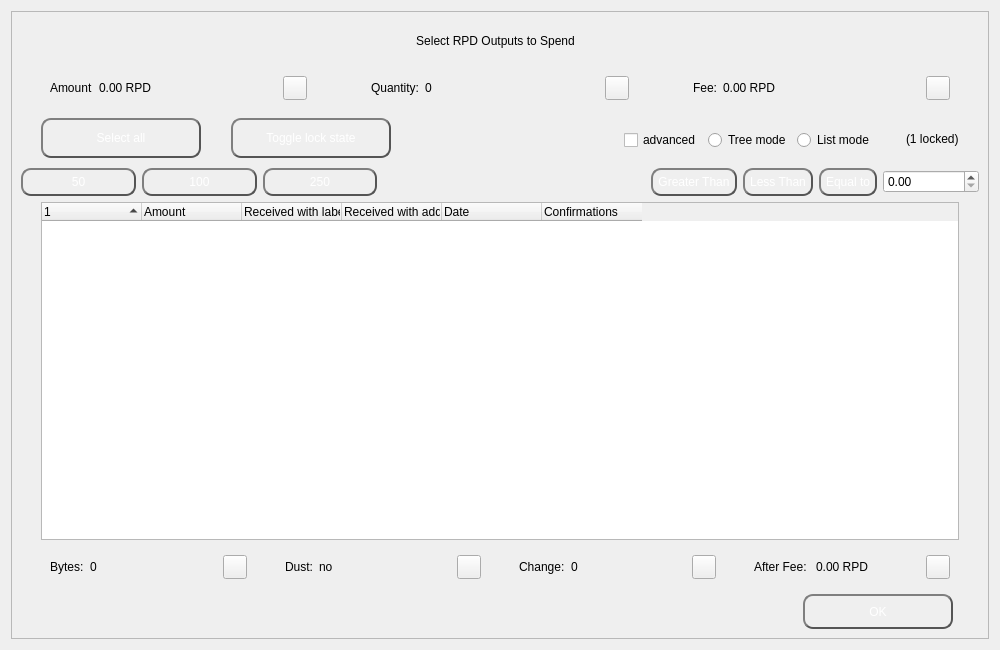
<?xml version="1.0" encoding="UTF-8"?>
<ui version="4.0">
 <class>CoinControlDialog</class>
 <widget class="QDialog" name="CoinControlDialog">
  <property name="geometry">
   <rect>
    <x>0</x>
    <y>0</y>
    <width>1000</width>
    <height>650</height>
   </rect>
  </property>
  <property name="minimumSize">
   <size>
    <width>950</width>
    <height>650</height>
   </size>
  </property>
  <property name="windowTitle">
   <string>Coin Selection</string>
  </property>
  <property name="styleSheet">
   <string notr="true"/>
  </property>
  <layout class="QGridLayout" name="gridLayout_2">
   <item row="0" column="0">
    <widget class="QFrame" name="frameContainer">
     <property name="toolTipDuration">
      <number>0</number>
     </property>
     <property name="frameShape">
      <enum>QFrame::StyledPanel</enum>
     </property>
     <property name="frameShadow">
      <enum>QFrame::Raised</enum>
     </property>
     <layout class="QGridLayout" name="gridLayout">
      <item row="1" column="0">
       <layout class="QHBoxLayout" name="horizontalLayout_8">
        <property name="leftMargin">
         <number>20</number>
        </property>
        <property name="rightMargin">
         <number>20</number>
        </property>
        <item>
         <widget class="QWidget" name="layoutAmount" native="true">
          <layout class="QHBoxLayout" name="horizontalLayout_9" stretch="0,1,0">
           <item>
            <widget class="QLabel" name="labelCoinControlAmountText">
             <property name="text">
              <string>Amount</string>
             </property>
            </widget>
           </item>
           <item>
            <widget class="QLabel" name="labelCoinControlAmount">
             <property name="text">
              <string>0.00 RPD</string>
             </property>
            </widget>
           </item>
           <item alignment="Qt::AlignHCenter|Qt::AlignVCenter">
            <widget class="QPushButton" name="pushButtonAmount">
             <property name="minimumSize">
              <size>
               <width>0</width>
               <height>24</height>
              </size>
             </property>
             <property name="maximumSize">
              <size>
               <width>24</width>
               <height>26</height>
              </size>
             </property>
             <property name="focusPolicy">
              <enum>Qt::NoFocus</enum>
             </property>
             <property name="styleSheet">
              <string notr="true">
															padding-bottom:2px;
															padding-right:4px;
														</string>
             </property>
             <property name="text">
              <string/>
             </property>
            </widget>
           </item>
          </layout>
         </widget>
        </item>
        <item>
         <spacer name="horizontalSpacer_2">
          <property name="orientation">
           <enum>Qt::Horizontal</enum>
          </property>
          <property name="sizeType">
           <enum>QSizePolicy::Fixed</enum>
          </property>
          <property name="sizeHint" stdset="0">
           <size>
            <width>40</width>
            <height>20</height>
           </size>
          </property>
         </spacer>
        </item>
        <item>
         <widget class="QWidget" name="layoutQuantity" native="true">
          <layout class="QHBoxLayout" name="horizontalLayout_10" stretch="0,1,0">
           <item>
            <widget class="QLabel" name="labelCoinControlQuantityText">
             <property name="text">
              <string>Quantity:</string>
             </property>
            </widget>
           </item>
           <item>
            <widget class="QLabel" name="labelCoinControlQuantity">
             <property name="text">
              <string>0</string>
             </property>
            </widget>
           </item>
           <item alignment="Qt::AlignHCenter|Qt::AlignVCenter">
            <widget class="QPushButton" name="pushButtonQuantity">
             <property name="minimumSize">
              <size>
               <width>0</width>
               <height>24</height>
              </size>
             </property>
             <property name="maximumSize">
              <size>
               <width>24</width>
               <height>26</height>
              </size>
             </property>
             <property name="focusPolicy">
              <enum>Qt::NoFocus</enum>
             </property>
             <property name="styleSheet">
              <string notr="true">
															padding-bottom:2px;
															padding-right:4px;
														</string>
             </property>
             <property name="text">
              <string/>
             </property>
            </widget>
           </item>
          </layout>
         </widget>
        </item>
        <item>
         <spacer name="horizontalSpacer_22">
          <property name="orientation">
           <enum>Qt::Horizontal</enum>
          </property>
          <property name="sizeType">
           <enum>QSizePolicy::Fixed</enum>
          </property>
          <property name="sizeHint" stdset="0">
           <size>
            <width>40</width>
            <height>20</height>
           </size>
          </property>
         </spacer>
        </item>
        <item>
         <widget class="QWidget" name="layoutFee" native="true">
          <layout class="QHBoxLayout" name="horizontalLayout_11" stretch="0,1,0">
           <item>
            <widget class="QLabel" name="labelCoinControlFeeText">
             <property name="text">
              <string>Fee:</string>
             </property>
            </widget>
           </item>
           <item>
            <widget class="QLabel" name="labelCoinControlFee">
             <property name="text">
              <string>0.00 RPD</string>
             </property>
            </widget>
           </item>
           <item alignment="Qt::AlignHCenter|Qt::AlignVCenter">
            <widget class="QPushButton" name="pushButtonFee">
             <property name="minimumSize">
              <size>
               <width>0</width>
               <height>24</height>
              </size>
             </property>
             <property name="maximumSize">
              <size>
               <width>24</width>
               <height>26</height>
              </size>
             </property>
             <property name="focusPolicy">
              <enum>Qt::NoFocus</enum>
             </property>
             <property name="styleSheet">
              <string notr="true">
															padding-bottom:2px;
															padding-right:4px;
														</string>
             </property>
             <property name="text">
              <string/>
             </property>
            </widget>
           </item>
          </layout>
         </widget>
        </item>
       </layout>
      </item>
      <item row="3" column="0">
       <layout class="QHBoxLayout" name="horizontalLayout_15">
        <item>
         <widget class="QPushButton" name="select_50">
          <property name="minimumSize">
           <size>
            <width>115</width>
            <height>23</height>
           </size>
          </property>
          <property name="styleSheet">
           <string notr="true">QPushButton {
color: #fff;
border: 2px solid #555;
border-radius: 10px;
border-style: outset;
background: qradialgradient(
cx: 0.3, cy: -0.4, fx: 0.3, fy: -0.4,
radius: 1.35, stop: 0 #FF5533, stop: 1 #FF5533
);
padding: 5px;
}

QPushButton:hover {
background: qradialgradient(
cx: 0.3, cy: -0.4, fx: 0.3, fy: -0.4,
radius: 1.35, stop: 0 #FF9333, stop: 1 #FF9333
);
}</string>
          </property>
          <property name="text">
           <string>50</string>
          </property>
          <property name="autoDefault">
           <bool>true</bool>
          </property>
         </widget>
        </item>
        <item>
         <widget class="QPushButton" name="select_100">
          <property name="minimumSize">
           <size>
            <width>115</width>
            <height>23</height>
           </size>
          </property>
          <property name="styleSheet">
           <string notr="true">QPushButton {
color: #fff;
border: 2px solid #555;
border-radius: 10px;
border-style: outset;
background: qradialgradient(
cx: 0.3, cy: -0.4, fx: 0.3, fy: -0.4,
radius: 1.35, stop: 0 #FF5533, stop: 1 #FF5533
);
padding: 5px;
}

QPushButton:hover {
background: qradialgradient(
cx: 0.3, cy: -0.4, fx: 0.3, fy: -0.4,
radius: 1.35, stop: 0 #FF9333, stop: 1 #FF9333
);
}</string>
          </property>
          <property name="text">
           <string>100</string>
          </property>
         </widget>
        </item>
        <item>
         <widget class="QPushButton" name="select_250">
          <property name="minimumSize">
           <size>
            <width>114</width>
            <height>23</height>
           </size>
          </property>
          <property name="styleSheet">
           <string notr="true">QPushButton {
color: #fff;
border: 2px solid #555;
border-radius: 10px;
border-style: outset;
background: qradialgradient(
cx: 0.3, cy: -0.4, fx: 0.3, fy: -0.4,
radius: 1.35, stop: 0 #FF5533, stop: 1 #FF5533
);
padding: 5px;
}

QPushButton:hover {
background: qradialgradient(
cx: 0.3, cy: -0.4, fx: 0.3, fy: -0.4,
radius: 1.35, stop: 0 #FF9333, stop: 1 #FF9333
);
}</string>
          </property>
          <property name="text">
           <string>250</string>
          </property>
         </widget>
        </item>
        <item>
         <spacer name="horizontalSpacer_8">
          <property name="orientation">
           <enum>Qt::Horizontal</enum>
          </property>
          <property name="sizeHint" stdset="0">
           <size>
            <width>40</width>
            <height>20</height>
           </size>
          </property>
         </spacer>
        </item>
        <item>
         <widget class="QPushButton" name="GreaterThan">
          <property name="styleSheet">
           <string notr="true">QPushButton {
color: #fff;
border: 2px solid #555;
border-radius: 10px;
border-style: outset;
background: qradialgradient(
cx: 0.3, cy: -0.4, fx: 0.3, fy: -0.4,
radius: 1.35, stop: 0 #FF5533, stop: 1 #FF5533
);
padding: 5px;
}

QPushButton:hover {
background: qradialgradient(
cx: 0.3, cy: -0.4, fx: 0.3, fy: -0.4,
radius: 1.35, stop: 0 #FF9333, stop: 1 #FF9333
);
}</string>
          </property>
          <property name="text">
           <string>Greater Than</string>
          </property>
         </widget>
        </item>
        <item>
         <widget class="QPushButton" name="LessThan">
          <property name="styleSheet">
           <string notr="true">QPushButton {
color: #fff;
border: 2px solid #555;
border-radius: 10px;
border-style: outset;
background: qradialgradient(
cx: 0.3, cy: -0.4, fx: 0.3, fy: -0.4,
radius: 1.35, stop: 0 #FF5533, stop: 1 #FF5533
);
padding: 5px;
}

QPushButton:hover {
background: qradialgradient(
cx: 0.3, cy: -0.4, fx: 0.3, fy: -0.4,
radius: 1.35, stop: 0 #FF9333, stop: 1 #FF9333
);
}</string>
          </property>
          <property name="text">
           <string>Less Than</string>
          </property>
         </widget>
        </item>
        <item>
         <widget class="QPushButton" name="EqualTo">
          <property name="styleSheet">
           <string notr="true">QPushButton {
color: #fff;
border: 2px solid #555;
border-radius: 10px;
border-style: outset;
background: qradialgradient(
cx: 0.3, cy: -0.4, fx: 0.3, fy: -0.4,
radius: 1.35, stop: 0 #FF5533, stop: 1 #FF5533
);
padding: 5px;
}

QPushButton:hover {
background: qradialgradient(
cx: 0.3, cy: -0.4, fx: 0.3, fy: -0.4,
radius: 1.35, stop: 0 #FF9333, stop: 1 #FF9333
);
}</string>
          </property>
          <property name="text">
           <string>Equal to</string>
          </property>
         </widget>
        </item>
        <item>
         <widget class="QDoubleSpinBox" name="num_box">
          <property name="minimumSize">
           <size>
            <width>96</width>
            <height>20</height>
           </size>
          </property>
         </widget>
        </item>
       </layout>
      </item>
      <item row="4" column="0">
       <layout class="QHBoxLayout" name="horizontalLayout_13">
        <property name="leftMargin">
         <number>20</number>
        </property>
        <property name="rightMargin">
         <number>20</number>
        </property>
        <item>
         <widget class="CoinControlTreeWidget" name="treeWidget">
          <property name="contextMenuPolicy">
           <enum>Qt::CustomContextMenu</enum>
          </property>
          <property name="styleSheet">
           <string notr="true"/>
          </property>
          <property name="sortingEnabled">
           <bool>false</bool>
          </property>
          <property name="columnCount">
           <number>6</number>
          </property>
          <attribute name="headerShowSortIndicator" stdset="0">
           <bool>true</bool>
          </attribute>
          <attribute name="headerStretchLastSection">
           <bool>false</bool>
          </attribute>
          <column>
           <property name="text">
            <string/>
           </property>
          </column>
          <column>
           <property name="text">
            <string>Amount</string>
           </property>
          </column>
          <column>
           <property name="text">
            <string>Received with label</string>
           </property>
          </column>
          <column>
           <property name="text">
            <string>Received with address</string>
           </property>
          </column>
          <column>
           <property name="text">
            <string>Date</string>
           </property>
          </column>
          <column>
           <property name="text">
            <string>Confirmations</string>
           </property>
           <property name="toolTip">
            <string>Confirmed</string>
           </property>
          </column>
         </widget>
        </item>
       </layout>
      </item>
      <item row="6" column="0">
       <layout class="QHBoxLayout" name="horizontalLayout_2">
        <property name="spacing">
         <number>0</number>
        </property>
        <property name="leftMargin">
         <number>20</number>
        </property>
        <property name="rightMargin">
         <number>26</number>
        </property>
        <item>
         <spacer name="horizontalSpacer_3">
          <property name="orientation">
           <enum>Qt::Horizontal</enum>
          </property>
          <property name="sizeHint" stdset="0">
           <size>
            <width>558</width>
            <height>20</height>
           </size>
          </property>
         </spacer>
        </item>
        <item>
         <widget class="QPushButton" name="pushButtonOk">
          <property name="minimumSize">
           <size>
            <width>150</width>
            <height>35</height>
           </size>
          </property>
          <property name="styleSheet">
           <string notr="true">QPushButton {
color: #fff;
border: 2px solid #555;
border-radius: 10px;
border-style: outset;
background: qradialgradient(
cx: 0.3, cy: -0.4, fx: 0.3, fy: -0.4,
radius: 1.35, stop: 0 #FF5533, stop: 1 #FF5533
);
padding: 5px;
}

QPushButton:hover {
background: qradialgradient(
cx: 0.3, cy: -0.4, fx: 0.3, fy: -0.4,
radius: 1.35, stop: 0 #FF9333, stop: 1 #FF9333
);
}</string>
          </property>
          <property name="text">
           <string>OK</string>
          </property>
         </widget>
        </item>
       </layout>
      </item>
      <item row="0" column="0">
       <layout class="QHBoxLayout" name="horizontalLayout_12">
        <property name="spacing">
         <number>0</number>
        </property>
        <property name="leftMargin">
         <number>20</number>
        </property>
        <property name="rightMargin">
         <number>30</number>
        </property>
        <item>
         <spacer name="horizontalSpacer_4">
          <property name="orientation">
           <enum>Qt::Horizontal</enum>
          </property>
          <property name="sizeHint" stdset="0">
           <size>
            <width>40</width>
            <height>20</height>
           </size>
          </property>
         </spacer>
        </item>
        <item>
         <widget class="QLabel" name="labelTitle">
          <property name="minimumSize">
           <size>
            <width>0</width>
            <height>40</height>
           </size>
          </property>
          <property name="maximumSize">
           <size>
            <width>16777215</width>
            <height>40</height>
           </size>
          </property>
          <property name="text">
           <string>Select RPD Outputs to Spend</string>
          </property>
          <property name="alignment">
           <set>Qt::AlignCenter</set>
          </property>
          <property name="margin">
           <number>7</number>
          </property>
         </widget>
        </item>
        <item>
         <spacer name="horizontalSpacer_5">
          <property name="orientation">
           <enum>Qt::Horizontal</enum>
          </property>
          <property name="sizeHint" stdset="0">
           <size>
            <width>40</width>
            <height>20</height>
           </size>
          </property>
         </spacer>
        </item>
       </layout>
      </item>
      <item row="5" column="0">
       <layout class="QHBoxLayout" name="horizontalLayout_3">
        <property name="spacing">
         <number>20</number>
        </property>
        <property name="leftMargin">
         <number>20</number>
        </property>
        <property name="rightMargin">
         <number>20</number>
        </property>
        <item>
         <widget class="QWidget" name="layoutBytes" native="true">
          <layout class="QHBoxLayout" name="horizontalLayout_4" stretch="0,1,0">
           <item>
            <widget class="QLabel" name="labelCoinControlBytesText">
             <property name="text">
              <string>Bytes:</string>
             </property>
            </widget>
           </item>
           <item>
            <widget class="QLabel" name="labelCoinControlBytes">
             <property name="text">
              <string>0</string>
             </property>
            </widget>
           </item>
           <item alignment="Qt::AlignHCenter|Qt::AlignVCenter">
            <widget class="QPushButton" name="pushButtonBytes">
             <property name="minimumSize">
              <size>
               <width>0</width>
               <height>24</height>
              </size>
             </property>
             <property name="maximumSize">
              <size>
               <width>24</width>
               <height>26</height>
              </size>
             </property>
             <property name="focusPolicy">
              <enum>Qt::NoFocus</enum>
             </property>
             <property name="styleSheet">
              <string notr="true">
															padding-bottom:2px;
															padding-right:4px;
														</string>
             </property>
             <property name="text">
              <string/>
             </property>
            </widget>
           </item>
          </layout>
         </widget>
        </item>
        <item>
         <widget class="QWidget" name="layoutDust" native="true">
          <layout class="QHBoxLayout" name="horizontalLayout_5" stretch="0,1,0">
           <item>
            <widget class="QLabel" name="labelCoinControlLowOutputText">
             <property name="text">
              <string>Dust:</string>
             </property>
            </widget>
           </item>
           <item>
            <widget class="QLabel" name="labelCoinControlLowOutput">
             <property name="text">
              <string>no</string>
             </property>
            </widget>
           </item>
           <item alignment="Qt::AlignHCenter|Qt::AlignVCenter">
            <widget class="QPushButton" name="pushButtonDust">
             <property name="minimumSize">
              <size>
               <width>0</width>
               <height>24</height>
              </size>
             </property>
             <property name="maximumSize">
              <size>
               <width>24</width>
               <height>26</height>
              </size>
             </property>
             <property name="focusPolicy">
              <enum>Qt::NoFocus</enum>
             </property>
             <property name="styleSheet">
              <string notr="true">
															padding-bottom:2px;
															padding-right:4px;
														</string>
             </property>
             <property name="text">
              <string/>
             </property>
            </widget>
           </item>
          </layout>
         </widget>
        </item>
        <item>
         <widget class="QWidget" name="layoutChange" native="true">
          <layout class="QHBoxLayout" name="horizontalLayout_6" stretch="0,1,0">
           <item>
            <widget class="QLabel" name="labelCoinControlChangeText">
             <property name="text">
              <string>Change:</string>
             </property>
            </widget>
           </item>
           <item>
            <widget class="QLabel" name="labelCoinControlChange">
             <property name="text">
              <string>0</string>
             </property>
            </widget>
           </item>
           <item alignment="Qt::AlignHCenter|Qt::AlignVCenter">
            <widget class="QPushButton" name="pushButtonChange">
             <property name="minimumSize">
              <size>
               <width>0</width>
               <height>24</height>
              </size>
             </property>
             <property name="maximumSize">
              <size>
               <width>24</width>
               <height>26</height>
              </size>
             </property>
             <property name="focusPolicy">
              <enum>Qt::NoFocus</enum>
             </property>
             <property name="styleSheet">
              <string notr="true">
															padding-bottom:2px;
															padding-right:4px;
														</string>
             </property>
             <property name="text">
              <string/>
             </property>
            </widget>
           </item>
          </layout>
         </widget>
        </item>
        <item>
         <widget class="QWidget" name="layoutAfter" native="true">
          <layout class="QHBoxLayout" name="horizontalLayout_7" stretch="0,1,0">
           <item>
            <widget class="QLabel" name="labelCoinControlAfterFeeText">
             <property name="text">
              <string>After Fee: </string>
             </property>
            </widget>
           </item>
           <item>
            <widget class="QLabel" name="labelCoinControlAfterFee">
             <property name="text">
              <string>0.00 RPD</string>
             </property>
            </widget>
           </item>
           <item alignment="Qt::AlignHCenter|Qt::AlignVCenter">
            <widget class="QPushButton" name="pushButtonAlterFee">
             <property name="minimumSize">
              <size>
               <width>0</width>
               <height>24</height>
              </size>
             </property>
             <property name="maximumSize">
              <size>
               <width>24</width>
               <height>26</height>
              </size>
             </property>
             <property name="focusPolicy">
              <enum>Qt::NoFocus</enum>
             </property>
             <property name="styleSheet">
              <string notr="true">
															padding-bottom:2px;
															padding-right:4px;
														</string>
             </property>
             <property name="text">
              <string/>
             </property>
            </widget>
           </item>
          </layout>
         </widget>
        </item>
       </layout>
      </item>
      <item row="2" column="0">
       <widget class="QFrame" name="frame">
        <property name="minimumSize">
         <size>
          <width>0</width>
          <height>40</height>
         </size>
        </property>
        <property name="styleSheet">
         <string notr="true">
										#frame {
										border:0;
										}
									</string>
        </property>
        <property name="frameShape">
         <enum>QFrame::StyledPanel</enum>
        </property>
        <property name="frameShadow">
         <enum>QFrame::Sunken</enum>
        </property>
        <layout class="QHBoxLayout" name="horizontalLayout">
         <property name="spacing">
          <number>0</number>
         </property>
         <property name="leftMargin">
          <number>20</number>
         </property>
         <property name="topMargin">
          <number>0</number>
         </property>
         <property name="rightMargin">
          <number>20</number>
         </property>
         <property name="bottomMargin">
          <number>0</number>
         </property>
         <item>
          <layout class="QHBoxLayout" name="horizontalLayoutPanel" stretch="0,0,0,0,0,0">
           <property name="spacing">
            <number>20</number>
           </property>
           <item>
            <widget class="QPushButton" name="pushButtonSelectAll">
             <property name="sizePolicy">
              <sizepolicy hsizetype="Maximum" vsizetype="Fixed">
               <horstretch>0</horstretch>
               <verstretch>0</verstretch>
              </sizepolicy>
             </property>
             <property name="minimumSize">
              <size>
               <width>160</width>
               <height>40</height>
              </size>
             </property>
             <property name="maximumSize">
              <size>
               <width>16777215</width>
               <height>40</height>
              </size>
             </property>
             <property name="styleSheet">
              <string notr="true">QPushButton {
color: #fff;
border: 2px solid #555;
border-radius: 10px;
border-style: outset;
background: qradialgradient(
cx: 0.3, cy: -0.4, fx: 0.3, fy: -0.4,
radius: 1.35, stop: 0 #FF5533, stop: 1 #FF5533
);
padding: 5px;
}

QPushButton:hover {
background: qradialgradient(
cx: 0.3, cy: -0.4, fx: 0.3, fy: -0.4,
radius: 1.35, stop: 0 #FF9333, stop: 1 #FF9333
);
}</string>
             </property>
             <property name="text">
              <string>Select all</string>
             </property>
             <property name="checkable">
              <bool>true</bool>
             </property>
             <property name="checked">
              <bool>false</bool>
             </property>
             <property name="autoExclusive">
              <bool>false</bool>
             </property>
             <property name="autoDefault">
              <bool>false</bool>
             </property>
            </widget>
           </item>
           <item>
            <spacer name="horizontalSpacer_6">
             <property name="orientation">
              <enum>Qt::Horizontal</enum>
             </property>
             <property name="sizeType">
              <enum>QSizePolicy::Fixed</enum>
             </property>
             <property name="sizeHint" stdset="0">
              <size>
               <width>10</width>
               <height>20</height>
              </size>
             </property>
            </spacer>
           </item>
           <item>
            <widget class="QPushButton" name="pushButtonToggleLock">
             <property name="sizePolicy">
              <sizepolicy hsizetype="Maximum" vsizetype="Fixed">
               <horstretch>0</horstretch>
               <verstretch>0</verstretch>
              </sizepolicy>
             </property>
             <property name="minimumSize">
              <size>
               <width>160</width>
               <height>40</height>
              </size>
             </property>
             <property name="maximumSize">
              <size>
               <width>16777215</width>
               <height>40</height>
              </size>
             </property>
             <property name="styleSheet">
              <string notr="true">QPushButton {
color: #fff;
border: 2px solid #555;
border-radius: 10px;
border-style: outset;
background: qradialgradient(
cx: 0.3, cy: -0.4, fx: 0.3, fy: -0.4,
radius: 1.35, stop: 0 #FF5533, stop: 1 #FF5533
);
padding: 5px;
}

QPushButton:hover {
background: qradialgradient(
cx: 0.3, cy: -0.4, fx: 0.3, fy: -0.4,
radius: 1.35, stop: 0 #FF9333, stop: 1 #FF9333
);
}</string>
             </property>
             <property name="text">
              <string>Toggle lock state</string>
             </property>
             <property name="checkable">
              <bool>true</bool>
             </property>
             <property name="autoExclusive">
              <bool>false</bool>
             </property>
             <property name="autoDefault">
              <bool>false</bool>
             </property>
            </widget>
           </item>
           <item>
            <spacer name="horizontalSpacer_7">
             <property name="orientation">
              <enum>Qt::Horizontal</enum>
             </property>
             <property name="sizeType">
              <enum>QSizePolicy::Expanding</enum>
             </property>
             <property name="sizeHint" stdset="0">
              <size>
               <width>30</width>
               <height>20</height>
              </size>
             </property>
            </spacer>
           </item>
           <item alignment="Qt::AlignRight">
            <widget class="QGroupBox" name="groupBox_2">
             <property name="styleSheet">
              <string notr="true">
															#groupBox_2 {
															background-color:transparent;
															border-radius:0;
															}
														</string>
             </property>
             <property name="title">
              <string/>
             </property>
             <layout class="QHBoxLayout" name="horizontalLayout_14">
              <item>
               <widget class="QCheckBox" name="advanced">
                <property name="minimumSize">
                 <size>
                  <width>70</width>
                  <height>17</height>
                 </size>
                </property>
                <property name="text">
                 <string>advanced</string>
                </property>
               </widget>
              </item>
              <item>
               <widget class="QRadioButton" name="radioTreeMode">
                <property name="sizePolicy">
                 <sizepolicy hsizetype="Maximum" vsizetype="Fixed">
                  <horstretch>0</horstretch>
                  <verstretch>0</verstretch>
                 </sizepolicy>
                </property>
                <property name="text">
                 <string>Tree mode</string>
                </property>
               </widget>
              </item>
              <item>
               <widget class="QRadioButton" name="radioListMode">
                <property name="sizePolicy">
                 <sizepolicy hsizetype="Maximum" vsizetype="Fixed">
                  <horstretch>0</horstretch>
                  <verstretch>0</verstretch>
                 </sizepolicy>
                </property>
                <property name="text">
                 <string>List mode</string>
                </property>
                <property name="checked">
                 <bool>false</bool>
                </property>
               </widget>
              </item>
             </layout>
            </widget>
           </item>
           <item>
            <widget class="QLabel" name="labelLocked">
             <property name="text">
              <string>(1 locked)</string>
             </property>
            </widget>
           </item>
          </layout>
         </item>
        </layout>
       </widget>
      </item>
     </layout>
    </widget>
   </item>
  </layout>
 </widget>
 <customwidgets>
  <customwidget>
   <class>CoinControlTreeWidget</class>
   <extends>QTreeWidget</extends>
   <header>coincontroltreewidget.h</header>
  </customwidget>
 </customwidgets>
 <resources/>
 <connections/>
</ui>
